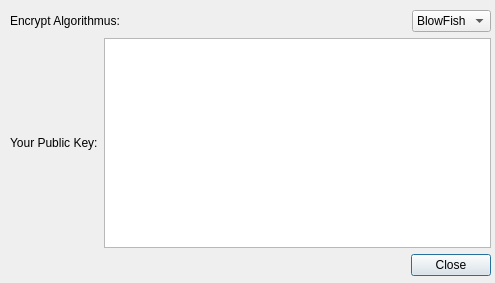
<?xml version="1.0" encoding="UTF-8"?>
<ui version="4.0">
 <class>Settings</class>
 <widget class="QDialog" name="Settings">
  <property name="geometry">
   <rect>
    <x>0</x>
    <y>0</y>
    <width>495</width>
    <height>283</height>
   </rect>
  </property>
  <property name="minimumSize">
   <size>
    <width>495</width>
    <height>283</height>
   </size>
  </property>
  <property name="maximumSize">
   <size>
    <width>495</width>
    <height>283</height>
   </size>
  </property>
  <property name="windowTitle">
   <string>Dialog</string>
  </property>
  <widget class="QWidget" name="layoutWidget">
   <property name="geometry">
    <rect>
     <x>10</x>
     <y>10</y>
     <width>481</width>
     <height>266</height>
    </rect>
   </property>
   <layout class="QVBoxLayout" name="verticalLayout">
    <item>
     <layout class="QHBoxLayout" name="horizontalLayout">
      <item>
       <widget class="QLabel" name="label_2">
        <property name="text">
         <string>Encrypt Algorithmus:</string>
        </property>
       </widget>
      </item>
      <item>
       <spacer name="horizontalSpacer_2">
        <property name="orientation">
         <enum>Qt::Horizontal</enum>
        </property>
        <property name="sizeHint" stdset="0">
         <size>
          <width>40</width>
          <height>20</height>
         </size>
        </property>
       </spacer>
      </item>
      <item>
       <widget class="QComboBox" name="comboBoxSelectAlgo">
        <property name="toolTip">
         <string>Choose encryption algorithm</string>
        </property>
        <item>
         <property name="text">
          <string>BlowFish</string>
         </property>
        </item>
        <item>
         <property name="text">
          <string>AES</string>
         </property>
        </item>
        <item>
         <property name="text">
          <string>3DES</string>
         </property>
        </item>
       </widget>
      </item>
     </layout>
    </item>
    <item>
     <layout class="QHBoxLayout" name="horizontalLayout_2">
      <item>
       <widget class="QLabel" name="label">
        <property name="text">
         <string>Your Public Key:</string>
        </property>
       </widget>
      </item>
      <item>
       <widget class="QPlainTextEdit" name="lineEditPublicKey">
        <property name="toolTip">
         <string>This key can you give your friends.</string>
        </property>
        <property name="readOnly">
         <bool>true</bool>
        </property>
       </widget>
      </item>
     </layout>
    </item>
    <item>
     <layout class="QHBoxLayout" name="horizontalLayout_3">
      <item>
       <spacer name="horizontalSpacer">
        <property name="orientation">
         <enum>Qt::Horizontal</enum>
        </property>
        <property name="sizeHint" stdset="0">
         <size>
          <width>40</width>
          <height>20</height>
         </size>
        </property>
       </spacer>
      </item>
      <item>
       <widget class="QPushButton" name="closeButton">
        <property name="text">
         <string>Close</string>
        </property>
       </widget>
      </item>
     </layout>
    </item>
   </layout>
  </widget>
 </widget>
 <resources/>
 <connections/>
</ui>
